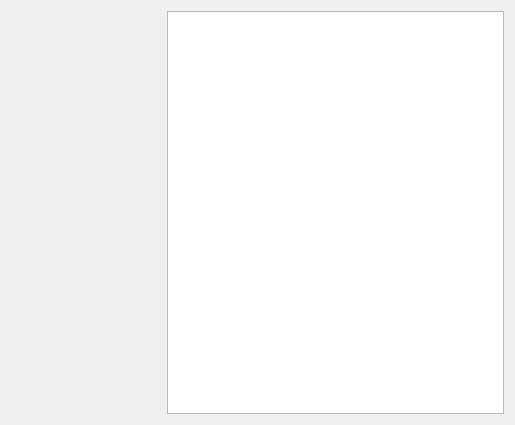
<ui version="4.0" >
 <class>RandRConfigBase</class>
 <widget class="QWidget" name="RandRConfigBase" >
  <property name="geometry" >
   <rect>
    <x>0</x>
    <y>0</y>
    <width>515</width>
    <height>425</height>
   </rect>
  </property>
  <property name="windowTitle" >
   <string>Screen Resize and Rotate Configuration</string>
  </property>
  <layout class="QHBoxLayout" >
   <item>
    <widget class="QWidget" native="1" name="outputList" >
     <property name="sizePolicy" >
      <sizepolicy vsizetype="Expanding" hsizetype="Preferred" >
       <horstretch>0</horstretch>
       <verstretch>0</verstretch>
      </sizepolicy>
     </property>
     <property name="minimumSize" >
      <size>
       <width>150</width>
       <height>0</height>
      </size>
     </property>
    </widget>
   </item>
   <item>
    <widget class="QGraphicsView" name="screenView" />
   </item>
  </layout>
 </widget>
 <resources/>
 <connections/>
</ui>
